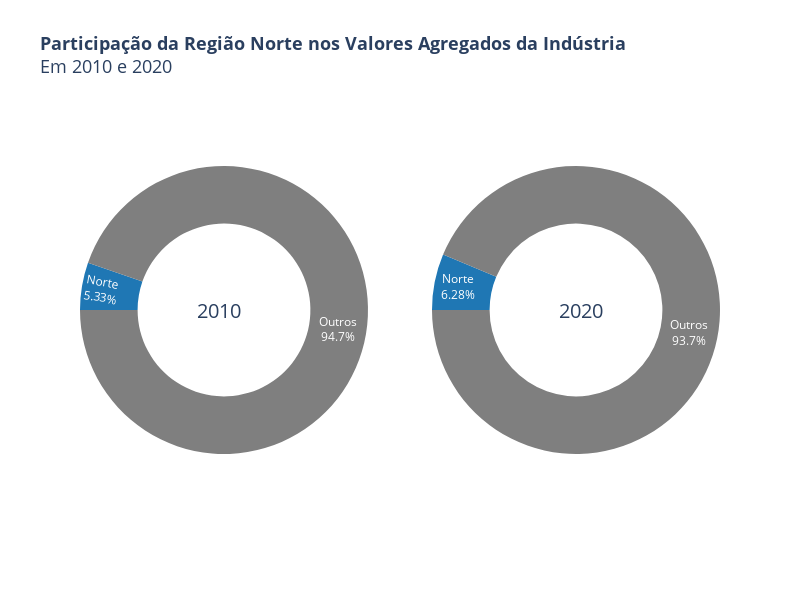

The code cell stored with this chart in its notebook:
### Code cell
# Defina as cores para o gráfico
colors = ['#1f77b4', '#7f7f7f']

# Crie os subplots com o tipo "pie"
fig = sp.make_subplots(rows=1, cols=2, specs=[[{"type": "pie"}, {"type": "pie"}]])

# Crie o primeiro gráfico de pizza
fig.add_trace(go.Pie(
    labels=pib_norte_2010.index,
    values=pib_norte_2010['pib'],
    textinfo='label+percent',
    marker=dict(colors=colors),
    hole=0.6,
    sort=False,
    rotation=270,
    hoverinfo='skip',
    hovertemplate=None
), row=1, col=1)

# Crie o segundo gráfico de pizza
fig.add_trace(go.Pie(
    labels=pib_norte_2020.index,
    values=pib_norte_2020['pib'],
    textinfo='label+percent',
    marker=dict(colors=colors),
    hole=0.6,
    sort=False,
    rotation=270,
    hoverinfo='skip',
    hovertemplate=None
), row=1, col=2)

# Personalize o layout
fig.update_layout(
    title='<b>Participação da Região Norte nos Valores Agregados da Indústria</b><br>Em 2010 e 2020',
    title_font=dict(size=18),
    showlegend=False,
    height=600,
    width=800,
    annotations=[
        dict(
            text='2010',
            x=0.18,
            y=0.5,
            font_size=20,
            showarrow=False,
        ),
        dict(
            text='2020',
            x=0.82,
            y=0.5,
            font_size=20,
            showarrow=False,
        )
    ]
)

# Mostre o gráfico
fig.show()

### Figure 1 — Plotly figure (JSON) as saved in the notebook; plotly's stock layout.template omitted (floating-point values rounded to 4 significant figures)
{"data": [{"domain": {"x": [0, 0.45], "y": [0, 1]}, "hole": 0.6, "hoverinfo": "skip", "labels": ["Norte", "Outros"], "marker": {"colors": ["#1f77b4", "#7f7f7f"]}, "rotation": 270, "sort": false, "textinfo": "label+percent", "type": "pie", "values": [207093644805, 3678753355168]}, {"domain": {"x": [0.55, 1], "y": [0, 1]}, "hole": 0.6, "hoverinfo": "skip", "labels": ["Norte", "Outros"], "marker": {"colors": ["#1f77b4", "#7f7f7f"]}, "rotation": 270, "sort": false, "textinfo": "label+percent", "type": "pie", "values": [478173048893, 7131423951126]}], "layout": {"annotations": [{"font": {"size": 20}, "showarrow": false, "text": "2010", "x": 0.18, "y": 0.5}, {"font": {"size": 20}, "showarrow": false, "text": "2020", "x": 0.82, "y": 0.5}], "height": 600, "showlegend": false, "title": {"font": {"size": 18}, "text": "<b>Participação da Região Norte nos Valores Agregados da Indústria</b><br>Em 2010 e 2020"}, "width": 800}}
